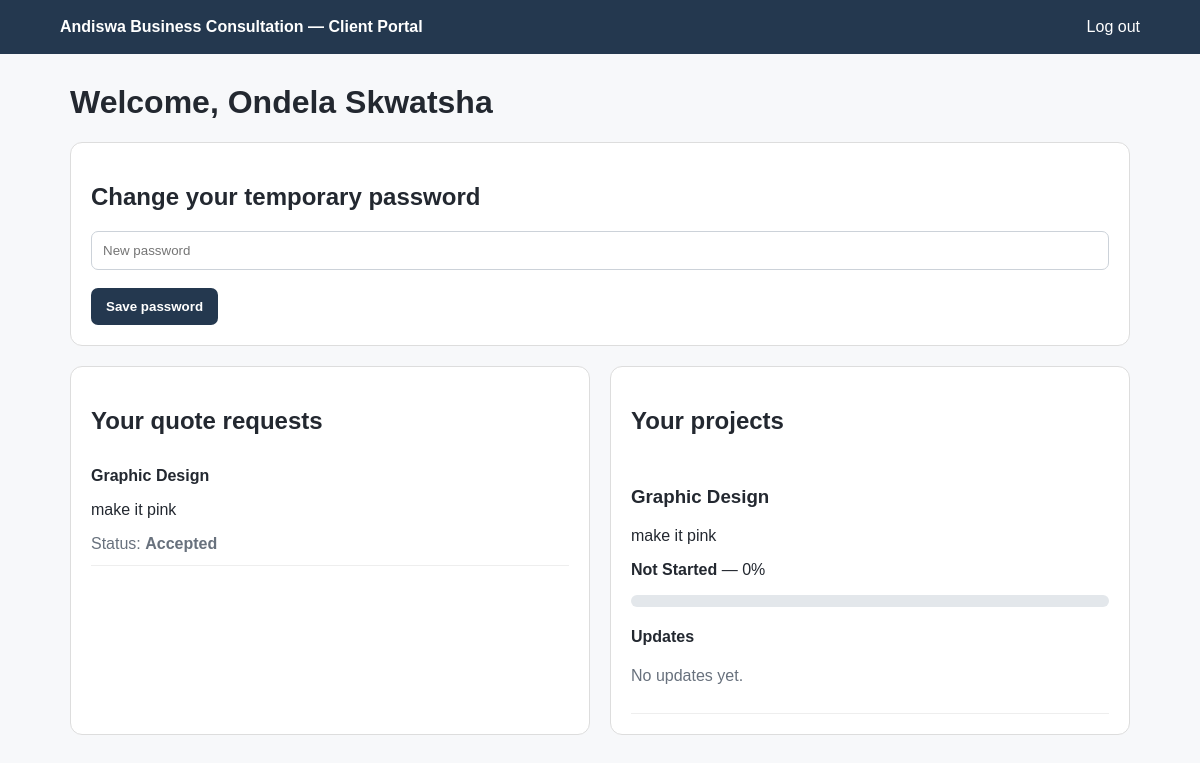
The app's page /dashboard.php (signed in) with its own data.
### tables this page shows
CREATE TABLE IF NOT EXISTS quotes (
  id INT UNSIGNED NOT NULL AUTO_INCREMENT,
  client_id INT UNSIGNED NULL,
  name VARCHAR(120) NOT NULL,
  email VARCHAR(190) NOT NULL,
  service VARCHAR(150) NOT NULL DEFAULT 'General Enquiry',
  message TEXT NOT NULL,
  source ENUM('website','app') NOT NULL DEFAULT 'website',
  status ENUM('New','Under Review','Accepted','Rejected','Cancelled','Completed') NOT NULL DEFAULT 'New',
  admin_note TEXT NULL,
  created_at TIMESTAMP NOT NULL DEFAULT CURRENT_TIMESTAMP,
  updated_at TIMESTAMP NOT NULL DEFAULT CURRENT_TIMESTAMP ON UPDATE CURRENT_TIMESTAMP,
  PRIMARY KEY (id),
  KEY client_id (client_id),
  KEY status (status),
  KEY email (email),
  KEY source (source),
  CONSTRAINT quotes_ibfk_1 FOREIGN KEY (client_id) REFERENCES users (id) ON DELETE SET NULL
);

CREATE TABLE IF NOT EXISTS projects (
  id INT UNSIGNED NOT NULL AUTO_INCREMENT,
  client_id INT UNSIGNED NOT NULL,
  quote_id INT UNSIGNED NULL,
  title VARCHAR(180) NOT NULL,
  description TEXT NULL,
  status ENUM('Not Started','In Progress','On Hold','Completed','Cancelled') NOT NULL DEFAULT 'Not Started',
  progress TINYINT UNSIGNED NOT NULL DEFAULT 0,
  start_date DATE NULL,
  due_date DATE NULL,
  image_path VARCHAR(255) NULL,
  show_on_services TINYINT(1) NOT NULL DEFAULT 0,
  created_at TIMESTAMP NOT NULL DEFAULT CURRENT_TIMESTAMP,
  updated_at TIMESTAMP NOT NULL DEFAULT CURRENT_TIMESTAMP ON UPDATE CURRENT_TIMESTAMP,
  PRIMARY KEY (id),
  KEY client_id (client_id),
  KEY quote_id (quote_id),
  KEY show_on_services (show_on_services),
  CONSTRAINT projects_ibfk_1 FOREIGN KEY (client_id) REFERENCES users (id) ON DELETE CASCADE,
  CONSTRAINT projects_ibfk_2 FOREIGN KEY (quote_id) REFERENCES quotes (id) ON DELETE SET NULL
);

### config.php (called while the page is built, shortened)
<?php
function db_options(): array {
    $options = [PDO::ATTR_ERRMODE => PDO::ERRMODE_EXCEPTION, PDO::ATTR_DEFAULT_FETCH_MODE => PDO::FETCH_ASSOC];
    return $options;
}
function db(): PDO {
    static $pdo = null;
    if ($pdo === null) {
        $pdo = new PDO(
            'mysql:host=' . DB_HOST . ';port=' . DB_PORT . ';dbname=' . DB_NAME . ';charset=utf8mb4',
            DB_USER,
            DB_PASS,
            db_options()
        );
    }
    return $pdo;
}
function e($value): string { return htmlspecialchars((string)$value, ENT_QUOTES, 'UTF-8'); }
function current_user(): ?array { return $_SESSION['user'] ?? null; }

### dashboard.php (the view, shortened to what this page needs)
<?php
require_once 'config.php'; require_login('client'); $u=current_user();
$q=db()->prepare('SELECT * FROM quotes WHERE client_id=? ORDER BY created_at DESC');$q->execute([$u['id']]);$quotes=$q->fetchAll();
$p=db()->prepare('SELECT p.*, (SELECT update_text FROM project_updates pu WHERE pu.project_id=p.id ORDER BY pu.created_at DESC LIMIT 1) latest_update FROM projects p WHERE p.client_id=? ORDER BY p.updated_at DESC');$p->execute([$u['id']]);$projects=$p->fetchAll();
$updates=[]; foreach($projects as $pr){$st=db()->prepare('SELECT * FROM project_updates WHERE project_id=? ORDER BY created_at DESC');$st->execute([$pr['id']]);$updates[$pr['id']]=$st->fetchAll();}
?><!doctype html><html lang="en"><head></head><body><header class="top"><strong>Andiswa Business Consultation — Client Portal</strong><a href="logout.php">Log out</a></header><main class="wrap"><h1>Welcome, <?=e($u['name'])?></h1><?php if($u['must_change_password']):?><div class="card"><h2>Change your temporary password</h2><form method="post"><input type="password" name="password" minlength="8" placeholder="New password" required><br><br><button name="change_password">Save password</button></form></div><?php endif;?><div class="grid"><section class="card"><h2>Your quote requests</h2><?php if(!$quotes):?><p class="muted">No quote has been linked to this account yet.</p><?php else: foreach($quotes as $x):?><div style="padding:12px 0;border-bottom:1px solid #eee"><strong><?=e($x['service'])?></strong><p><?=nl2br(e($x['message']))?></p><span class="muted">Status: <strong><?=e($x['status'])?></strong></span></div><?php endforeach; endif;?></section><section class="card"><h2>Your projects</h2><?php if(!$projects):?><p class="muted">A project will appear here once your quote has been accepted and the project has been created.</p><?php else: foreach($projects as $pr):?><div style="padding:12px 0;border-bottom:1px solid #eee"><h3><?=e($pr['title'])?></h3><p><?=e($pr['description'])?></p><p><strong><?=e($pr['status'])?></strong> — <?=e($pr['progress'])?>%</p><div class="bar"></div><h4>Updates</h4><?php if(empty($updates[$pr['id']])):?><p class="muted">No updates yet.</p><?php else:?><ul><?php foreach($updates[$pr['id']] as $up):?><li><?=e($up['update_text'])?> <small class="muted">(<?=e($up['created_at'])?>)</small></li><?php endforeach;?></ul><?php endif;?></div><?php endforeach; endif;?></section></div></main></body></html>

### dashboard.php (style rules this page uses)
* { box-sizing:border-box }
body { margin:0;background:#f7f8fa;color:#232830;font-family:Arial,sans-serif }
.top { background:#24384f;color:white;padding:18px 5%;display:flex;justify-content:space-between;align-items:center }
.top a { color:white;text-decoration:none }
.wrap { max-width:1100px;margin:30px auto;padding:0 20px }
.card { background:white;border:1px solid #ddd;border-radius:12px;padding:20px;margin-bottom:20px }
.bar { height:12px;background:#e3e7eb;border-radius:20px;overflow:hidden }
.grid { display:grid;grid-template-columns:repeat(auto-fit,minmax(280px,1fr));gap:20px }
.muted { color:#68717d }
input { padding:11px;width:100%;border:1px solid #ccd2d9;border-radius:7px }
button { padding:11px 15px;border:0;border-radius:7px;background:#24384f;color:white;font-weight:700 }

### records on screen
quotes: name "Ondela Skwatsha", service "Graphic Design", message "make it pink", status "Accepted"
projects: title "Graphic Design", description "make it pink", status "Not Started", progress "0", shows "No updates yet."
